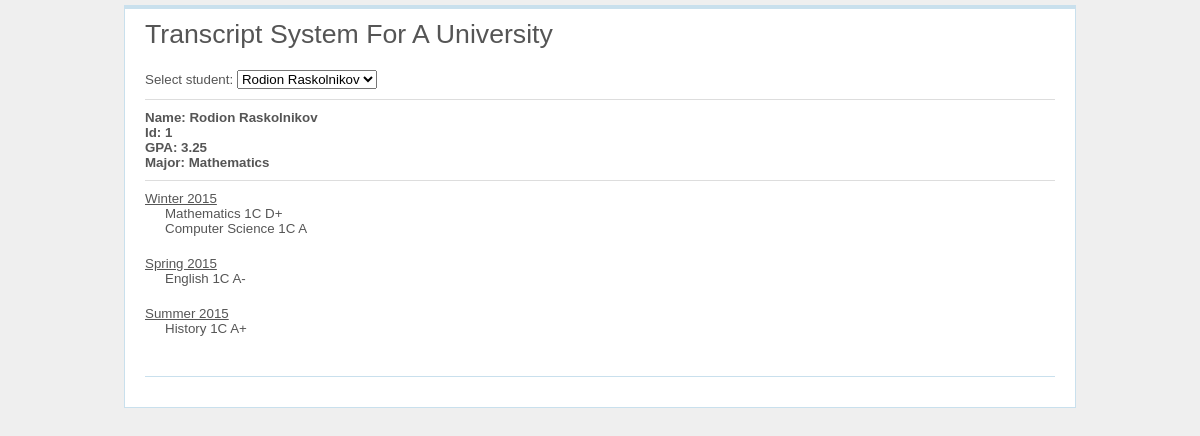
Screenshot of /transcript/index.php with the database file from the repository.
### tables this page shows
CREATE TABLE `users` (
  `user_id` int(11) NOT NULL AUTO_INCREMENT,
  `user_name` varchar(128) NOT NULL,
  `user_last_name` varchar(128) NOT NULL,
  `user_specialization` enum('Mathematics','Computer Science','English','History') NOT NULL,
  PRIMARY KEY (`user_id`)
);

CREATE TABLE `lessons` (
  `lesson_id` int(11) NOT NULL AUTO_INCREMENT,
  `lesson_title` varchar(256) NOT NULL,
  PRIMARY KEY (`lesson_id`)
);

CREATE TABLE `ratings` (
  `user_id` int(11) NOT NULL,
  `lesson_id` int(11) NOT NULL,
  `rating` enum('A+','A','A-','B+','B','B-','C+','C','C-','D+','D','E/F') NOT NULL,
  `course` varchar(3) NOT NULL,
  `date` datetime NOT NULL
);

### transcript/settings/main.php (called while the page is built)
<?php
return array(
    'DB_name' => 'transcript_system',
    'DB_user' => 'mysql',
    'DB_password' => 'mysql',
);

### transcript/model/Database.php (called while the page is built, shortened)
<?php
class Database {
    private static $instance = NULL;
    public static function getInstance() {
        if(!self::$instance){
            $settings = include 'settings/main.php';
            self::$instance = new PDO('mysql:host=localhost;dbname=' . $settings['DB_name'], $settings['DB_user'], $settings['DB_password']);
            self::$instance->setAttribute(PDO::ATTR_ERRMODE,PDO::ERRMODE_EXCEPTION);
        }
        return self::$instance;
    }
}

### transcript/model/Items.php (called while the page is built, shortened)
<?php
class Items
{
    public function __construct()
    {
        $this->_db = Database::getInstance();
    }
}

### transcript/model/Ratings.php (called while the page is built, shortened)
<?php
class Ratings extends Items
{
    public $table = 'ratings';
    public function select(array $params = array())
    {
        $sql = 'SELECT * FROM ' . $this->table;
        $sql .= ' LEFT JOIN users ON users.user_id = ratings.user_id';
        $sql .= ' LEFT JOIN lessons ON lessons.lesson_id = ratings.lesson_id';
        $sth = $this->_db->prepare($sql);
        $sth->execute();
        $result = $sth->fetchAll(PDO::FETCH_ASSOC);
        if (!empty($params['students_ratings'])) {
            if (!empty($result)) {
                $resultTmp = array();
                foreach ($result as $row) {
                    $resultTmp[$row['user_id']][] = $row;
                }
                $result = $resultTmp;
            }
        }
        return $result;
    }
}

### transcript/api/api.php (called while the page is built, shortened)
<?php
class Api
{
    public static function formatDate(array $studentInfo)
    {
        $seasons = array(
            '01' => 'winter',
            '02' => 'winter',
            '03' => 'spring',
            '04' => 'spring',
            '05' => 'spring',
            '06' => 'summer',
            '07' => 'summer',
            '08' => 'summer',
            '09' => 'autumn',
            '10' => 'autumn',
            '11' => 'autumn',
            '12' => 'winter',
        );
        foreach ($studentInfo as $key => &$rating) {
            $month = date('m', strtotime($rating['date']));
            $season = $seasons[$month];
        }
        return $studentInfo;
    }
}

### transcript/model/Users.php (called while the page is built, shortened)
<?php
class Users extends Items
{
    public $table = 'users';
    public function getSpecialization($userId)
    {
        $userId = (int) $userId;
        $sql = 'SELECT `user_specialization` FROM ' . $this->table
            . ' WHERE `user_id` = ' . $userId;
        $sth = $this->_db->prepare($sql);
        $sth->execute();
        $result = $sth->fetchAll(PDO::FETCH_ASSOC);
        return $result[0]['user_specialization'];
    }
}

### transcript/controller/index.php (the view, shortened to what this page needs)
<?php
$ratings = new Ratings();
$ratingsAll = $ratings->select(array('students_ratings' => true));
$studentId = 0;
$studentInfo = null;
if (!empty($_GET['userId'])) {
    $studentId = (int) $_GET['userId'];
} elseif (!empty($ratingsAll)) {
    reset($ratingsAll);
    $studentId = key($ratingsAll);
}
if (!empty($ratingsAll[$studentId])) {
    $studentInfo = $ratingsAll[$studentId];
}
$studentInfo = Api::formatDate($studentInfo);
$users = new Users();
$specialization = $users->getSpecialization($studentId);
$seasonRatings = array();
foreach ($studentInfo as $value) {
    $seasonRatings[$value['date_formated']][] = $value['lesson_title']
        . ' '
        . '<span class="subject_course">'
        . $value['course']
        . '</span>'
        . ' '
        . '<span class="subject_rating">'
        . $value['rating']
        . '</span>';
}
require_once 'view/index/index.php';

### transcript/index.php (shortened to what this page needs)
<!DOCTYPE html>
<html>
<head>
    <link rel="stylesheet" type="text/css" href="externals/css/main.css" media="screen, projection">
</head>
<body>
<div class="container" id="page">
    <div id="header">
        <div id="logo">Transcript System For A University</div>
    </div>
    <?php include 'controller/index.php'; ?>
    <div id="footer"></div>
</div>
</body>
</html>

### transcript/view/index/index.php
<div class="transcript_system_container">
    <?php if (count($ratingsAll) > 0) : ?>
        <div class="transcript_system_content">
            <div class="student_select_container">
                <label for="userId">Select student:</label>
                <select name="userId" id="userId">
                    <?php foreach ($ratingsAll as $userID => $rating) : ?>
                        <option value="<?php echo $userID?>" <?php if ($studentId === $userID) echo 'selected'; ?>>
                            <?php echo $rating[0]['user_name'] . ' ' . $rating[0]['user_last_name']; ?>
                        </option>
                    <?php endforeach; ?>
                </select>
            </div>
            <hr class="separator">
            <?php if ($studentInfo) : ?>
                <div class="student_info_container">
                    <div class="student_name">
                       Name: <?php echo $studentInfo[0]['user_name'] . ' ' . $studentInfo[0]['user_last_name']; ?>
                    </div>
                    <div class="student_id">
                        Id: <?php echo $studentInfo[0]['user_id']; ?>
                    </div>
                    <div class="student_gpa">
                        <span class="gpa_container">GPA: <span>0</span></span>
                    </div>
                    <div class="student_major">
                        Major: <?php echo $specialization; ?>
                    </div>
                    <hr class="separator">
                    <div class="student_ratings_container">
                        <?php foreach ($seasonRatings as $seasonName => $seasonValue) : ?>
                            <div class="season_title">
                                <?php echo $seasonName; ?>
                            </div>
                            <ul class="season_rating">
                                <?php foreach ($seasonValue as $value) : ?>
                                    <li><?php echo $value; ?></li>
                                <?php endforeach; ?>
                            </ul>
                        <?php endforeach; ?>
                    </div>
                </div>
            <?php endif; ?>
        </div>
    <?php else : ?>
        <div class="tip">
            <span>You don't have any records.</span>
        </div>
    <?php endif; ?>
</div>

### transcript/externals/css/main.css (style rules this page uses)
html { margin:0;padding:0;border:0; }
body, div, span, object, iframe, h1, h2, h3, h4, h5, h6, p, blockquote, pre, a, abbr, acronym, address, code, del, dfn, em, img, q, dl, dt, dd, ol, ul, li, fieldset, form, label, legend, table, caption, tbody, tfoot, thead, tr, th, td, article, aside, dialog, figure, footer, header, hgroup, nav, section { margin:0;padding:0;border:0;font-size:100%;font:inherit;vertical-align:baseline; }
body { line-height:1.5;background:white; }
html { font-size:100.01%; }
body { font-size:75%;color:#222;background:#fff;font-family:"Helvetica Neue", Arial, Helvetica, sans-serif; }
ul, ol { margin:0 1.5em 1.5em 0;padding-left:1.5em; }
ul { list-style-type:disc; }
.container { width:950px;margin:0 auto; }
hr { background:#ddd;color:#ddd;clear:both;float:none;width:100%;height:1px;margin:0 0 17px;border:none; }
.clearfix:after, .container:after { content:"\0020";display:block;height:0;clear:both;visibility:hidden;overflow:hidden; }
.clearfix, .container { display:block; }
body { margin: 0; padding: 0; color: #555; font: normal 10pt Arial,Helvetica,sans-serif; background: #EFEFEF; }
#page { margin-top: 5px; margin-bottom: 5px; background: white; border: 1px solid #C9E0ED; }
#header { margin: 0; padding: 0; border-top: 3px solid #C9E0ED; }
#footer { padding: 10px; margin: 10px 20px; font-size: 0.8em; text-align: center; border-top: 1px solid #C9E0ED; }
#logo { padding: 10px 20px; font-size: 200%; }
.transcript_system_content { padding: 10px 20px; }
.separator { margin: 10px 0px; }
.student_name, .student_id, .student_gpa, .student_major { font-weight: bold; }
.season_title { text-decoration: underline; }
.season_rating { list-style-type: none; }

### rows the page displays
users: user_name "Rodion", user_last_name "Raskolnikov", user_id "1", user_specialization "Mathematics"
ratings: course "1C", rating "D+"
lessons: lesson_title "Mathematics"
ratings: course "1C", rating "A"
lessons: lesson_title "Computer Science"
ratings: course "1C", rating "A-"
lessons: lesson_title "English"
ratings: course "1C", rating "A+"
lessons: lesson_title "History"

### other values shown
$seasonName "Winter 2015"
$seasonName "Spring 2015"
$seasonName "Summer 2015"
form field userId "Rodion Raskolnikov"
